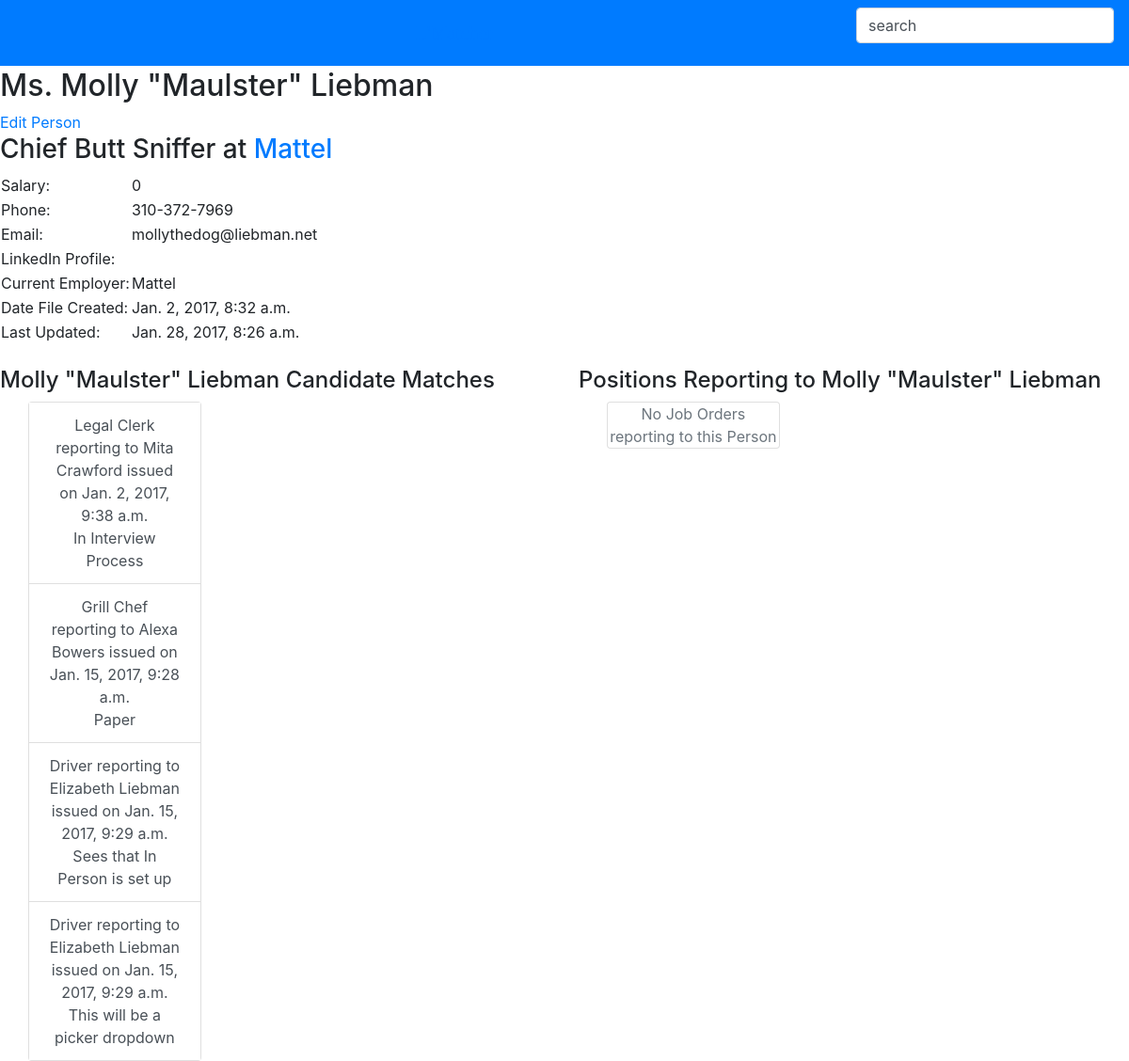
Screenshot of /matcher/1/person/ with the database file from the repository.
### matcher/models.py (models this page shows, shortened)
class Person(models.Model):
    created = models.DateTimeField(auto_now_add=True, editable=False)
    last_updated = models.DateTimeField(auto_now=True, editable=False)
    salary = models.PositiveIntegerField(default=0)
    phone = models.CharField(max_length=20)
    email = models.EmailField()
    prefix = models.CharField(max_length=12, blank=True, choices=PREFIX_CHOICES)
    first_name = models.CharField(max_length=30)
    last_name = models.CharField(max_length=30)
    middle_name = models.CharField(max_length=30,blank=True)
    suffix = models.CharField(max_length=30,blank=True)
    nickname = models.CharField(max_length=30,blank=True)
    title = models.CharField(max_length=100)#JOB TITLE SO WE SHOULD ADD A PREFIX LIKE MR MS DR ETC
    title_code = models.CharField(max_length=4, choices=TITLE_CODE_CHOICES)
    linkedin_profile = models.URLField(blank=True)
    current_employer = models.ForeignKey('Company', on_delete=models.CASCADE)
    class Meta:
    	verbose_name_plural = "people"
    def __str__(self):
    	personname = str(self.first_name+" "+self.last_name)#change this to a conditional that takes care of all name fields
    	return personname

class Company(models.Model):
    company_name = models.CharField(max_length=100)
    created = models.DateTimeField(auto_now_add=True, editable=False)
    last_updated = models.DateTimeField(auto_now=True, editable=False)
    main_number = models.CharField(max_length=20)
    address = models.TextField(max_length=100)
    zip_code = models.IntegerField(default=0)
    description = models.TextField(max_length=1000)
    industry = models.CharField(max_length=100)
    size = models.CharField(max_length=30)
    website = models.URLField()
    linkedin_profile = models.URLField()
    def __str__(self):
        coname = str(self.company_name)
        return coname
    class Meta:
    	verbose_name_plural = "companies"

class Match(models.Model):
    created = models.DateTimeField(auto_now_add=True, editable=False)
    last_updated = models.DateTimeField(auto_now=True, editable=False)
    stage_in_process = models.CharField(max_length=4, choices=STAGE_CHOICES)
    notes = models.CharField(max_length=255)
    is_active = models.BooleanField(default=True)
    candidate = models.ForeignKey('Person')
    position = models.ForeignKey('Position')
    class Meta:
        ordering = ('-created',)
    class Meta:
    	verbose_name_plural = "matches"

class Position(models.Model):
    job_title = models.CharField(max_length=255)
    created = models.DateTimeField(auto_now_add=True, editable=False)
    last_updated = models.DateTimeField(auto_now=True, editable=False)
    position_id = models.CharField(max_length=255)#this should autoincrement looking at the max in the field and +=1
    title_code = models.CharField(max_length=30, choices=TITLE_CODE_CHOICES)
    city = models.CharField(max_length=50)#refactor this to position_city
    position_zip = models.IntegerField(default=0)
    salary_lower = models.DecimalField(default=0.00, max_digits=12, decimal_places=2)
    salary_upper = models.DecimalField(default=0.00, max_digits=12, decimal_places=2)
    job_description = models.TextField(max_length=10000)
    ext_description = models.TextField(max_length=10000, blank=True)
    telephone_count = models.IntegerField(default=0)#telephone should be a type of interview, shouldnt it?
    in_person_count = models.IntegerField(default=0)#changing this to total interviews
    presentation_count = models.IntegerField(default=0)#isnt this just the total Matches?
    resume_count = models.IntegerField(default=0)#establlish which measures client submittal and which is just a match
    offer_made_count = models.IntegerField(default=0)
    notes = models.TextField(max_length=1000)
    benefits = models.TextField(max_length=100)
    social_linkedin = models.URLField(blank=True)
    fee = models.IntegerField(default=0)
    company = models.ForeignKey('Company', on_delete=models.CASCADE)
    contact_name = ChainedForeignKey(
        "Person",
        chained_field="company",#The chained_field indicates the field on the same model that should be chained to.
        chained_model_field="current_employer",#The chained_model_field indicates the field of the chained model that corresponds to the model linked to by the chained_field
        )

### matcher/views.py (the view)
# urls.py: url(r'^(?P<pk>[0-9]+)/person/$', views.PersonView.as_view(), name='persondetail'),
class PersonView(generic.DetailView):
	model = Person
	template_name = 'matcher/persondetail.html'

### matcher/templates/matcher/persondetail.html (shortened to what this page needs)
{% extends 'matcher/base.html' %}
{% block body %}
<h2>
	{% if person.prefix%} {{person.get_prefix_display }} {% endif%}
	{{ person.first_name }}
	{% if person.nickname %} "{{person.nickname}}" {% endif %}
	{{ person.last_name }}
</h2>
<a href="{% url 'matcher:person_update' person.id %}">Edit Person</a>
	<h3>{{ person.title }} at
		<a href="{% url 'matcher:companydetail' person.current_employer.id %}">
		{{ person.current_employer.company_name }}
		</a>
	</h3>
<table>
	<tr>
		<td> Salary: </td>
		<td> {{ person.salary }} </td>
	</tr>
    <tr>
		<td> Phone: </td>
		<td>  {{person.phone}}</td>
	</tr>
    <tr>
		<td> Email: </td>
		<td> {{ person.email }} </td>
	</tr>
    <tr>
		<td> LinkedIn Profile: </td>
		<td> {{ person.linkedin_profile }} </td>
	</tr>
    <tr>
		<td> Current Employer: </td>
		<td> {{ person.current_employer }} </td>
	</tr>
    <tr>
		<td> Date File Created: </td>
		<td> {{ person.created }} </td>
	</tr>
    <tr>
		<td> Last Updated: </td>
		<td> {{person.last_updated}} </td>
	</tr>
</table>
<br>
<div class="card-deck">
	<div class="col col-md-6">
		<h4>{{ person.first_name }}
			{% if person.nickname %} "{{person.nickname}}" {% endif %}
			{{ person.last_name }}  Candidate Matches
		</h4>
				<div class="col col-md-5">
				     <div class="card text-center">
				        <div class="card-block">
				        	{% if person.match_set.all %}
								<ul class="list-group list-group-flush text-center">
								{% for match in person.match_set.all %}
								    <a href="{% url 'matcher:positiondetail' match.position.id %}" class="list-group-item  list-group-item-action">
								    	{{ match.position.job_title}} reporting to {{match.position.contact_name }} issued on {{ match.position.created }}
								    	<br>
								    	{{ match.get_stage_in_process_display }}
								    </a>
								{% endfor %}
							{% else %}
							<div class="bg-faded text-muted">No Matches for this candidate</div>
							{% endif %}
							</ul>
						</div>
					</div>
				</div>
	</div>
	<div class="col col-md-6">
		<h4>Positions Reporting to	{{ person.first_name }}
			{% if person.nickname %} "{{person.nickname}}" {% endif %}
			{{ person.last_name }}
		</h4>
				<div class="col col-md-5">
				     <div class="card text-center">
				        <div class="card-block">
				        {% if person.position_set.all %}
							<ul class="list-group list-group-flush text-center">
							{% for position in person.position_set.all %}
							    <a href="{% url 'matcher:positiondetail' position.id %}" class="list-group-item  list-group-item-action">
							    	{{ position.job_title}} reporting to {{position.contact_name }} at {{ position.created }}<br>
							    	has had {{position.get_match_count }} matches and has had
							    	{{ position.get_interview_count }} interviews
							    </a>
							{% endfor %}
							{% else %}
							<div class="bg-faded text-muted">No Job Orders reporting to this Person</div>
							{% endif %}
						</div>
					</div>
				</div>
	</div>
</div>
{% endblock %}

### rows the page displays
Person: prefix "Ms.", first_name "Molly", nickname "Maulster", last_name "Liebman", title "Chief Butt Sniffer", current_employer.company_name "Mattel", salary "0", phone "310-372-7969", email "mollythedog@liebman.net", current_employer "Mattel", created "Jan. 2, 2017, 8:32 a.m.", last_updated "Jan. 28, 2017, 8:26 a.m."
Match: position.job_title "Legal Clerk", position.contact_name "Mita Crawford", position.created "Jan. 2, 2017, 9:38 a.m.", stage_in_process "In Interview Process"
Match: position.job_title "Grill Chef", position.contact_name "Alexa Bowers", position.created "Jan. 15, 2017, 9:28 a.m.", stage_in_process "Paper"
Match: position.job_title "Driver", position.contact_name "Elizabeth Liebman", position.created "Jan. 15, 2017, 9:29 a.m.", stage_in_process "Sees that In Person is set up"
Match: position.job_title "Driver", position.contact_name "Elizabeth Liebman", position.created "Jan. 15, 2017, 9:29 a.m.", stage_in_process "This will be a picker dropdown"
